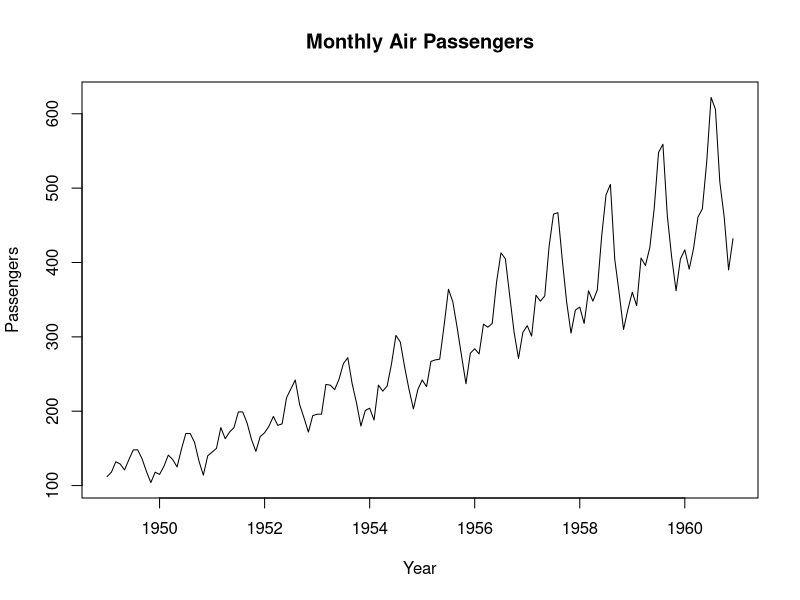
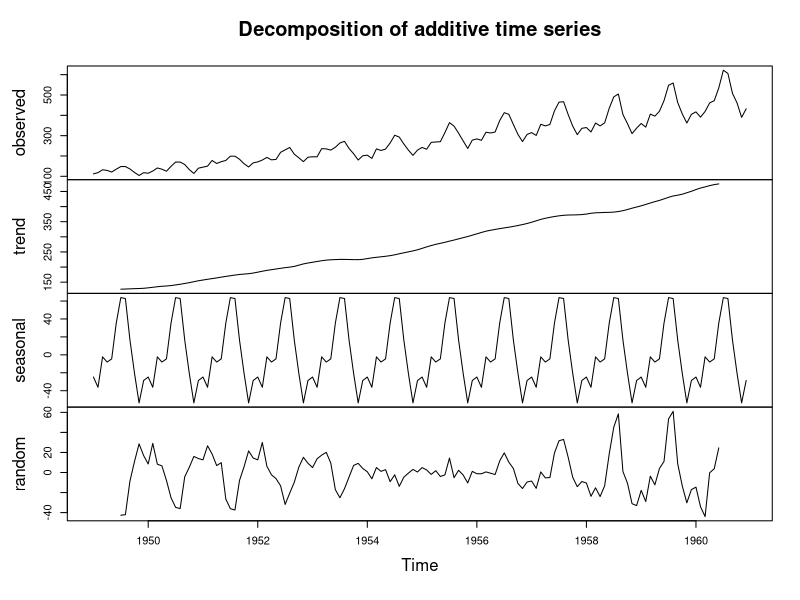
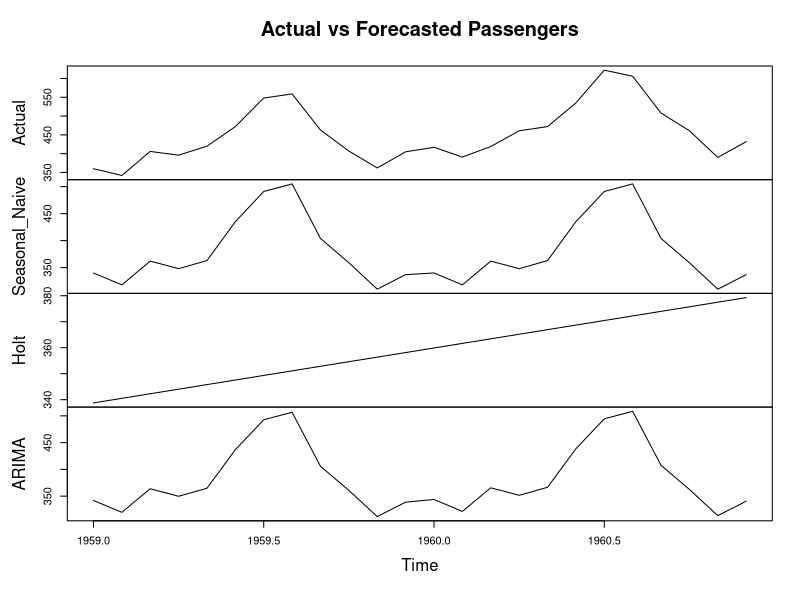
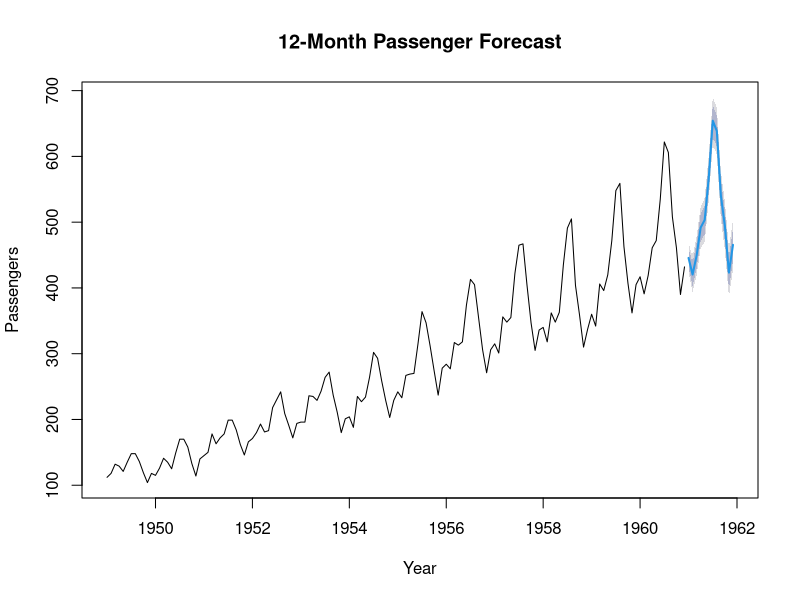

Source code (R) for these figures, in order:
library(forecast)
library(ggplot2)
data("AirPassengers")
ts_data<-AirPassengers
print(ts_data)
summary(ts_data)
plot(ts_data,main="Monthly Air Passengers",xlab="Year",ylab="Passengers")
decomp<-decompose(ts_data)
plot(decomp)
train<-window(ts_data,end=c(1958,12))
test<-window(ts_data,start=c(1959,1))
naive_model<-snaive(train,h=length(test))
holt_model<-holt(train,h=length(test))
arima_model<-auto.arima(train)
arima_forecast<-forecast(arima_model,h=length(test))
naive_pred<-naive_model$mean
holt_pred<-holt_model$mean
arima_pred<-arima_forecast$mean
mae<-function(actual,pred) mean(abs(actual-pred))
rmse<-function(actual,pred) sqrt(mean((actual-pred)^2))
mape<-function(actual,pred) mean(abs((actual-pred)/actual))*100
results<-data.frame(
  Model=c("Seasonal Naive","Holt","ARIMA"),
  MAE=c(mae(test,naive_pred),mae(test,holt_pred),mae(test,arima_pred)),
  RMSE=c(rmse(test,naive_pred),rmse(test,holt_pred),rmse(test,arima_pred)),
  MAPE=c(mape(test,naive_pred),mape(test,holt_pred),mape(test,arima_pred)))
print(results)
comparison<-ts.union(Actual=test,Seasonal_Naive=naive_pred,Holt=holt_pred,ARIMA=arima_pred)
plot(comparison,main="Actual vs Forecasted Passengers")
final_model<-auto.arima(ts_data)
future_forecast<-forecast(final_model,h=12)
print(future_forecast)
plot(future_forecast,main="12-Month Passenger Forecast",xlab="Year",ylab="Passengers")
print(future_forecast$mean)
cat("Average Forecast =",round(mean(future_forecast$mean),2),"\n")
cat("Maximum Forecast =",round(max(future_forecast$mean),2),"\n")
cat("Minimum Forecast =",round(min(future_forecast$mean),2),"\n")
